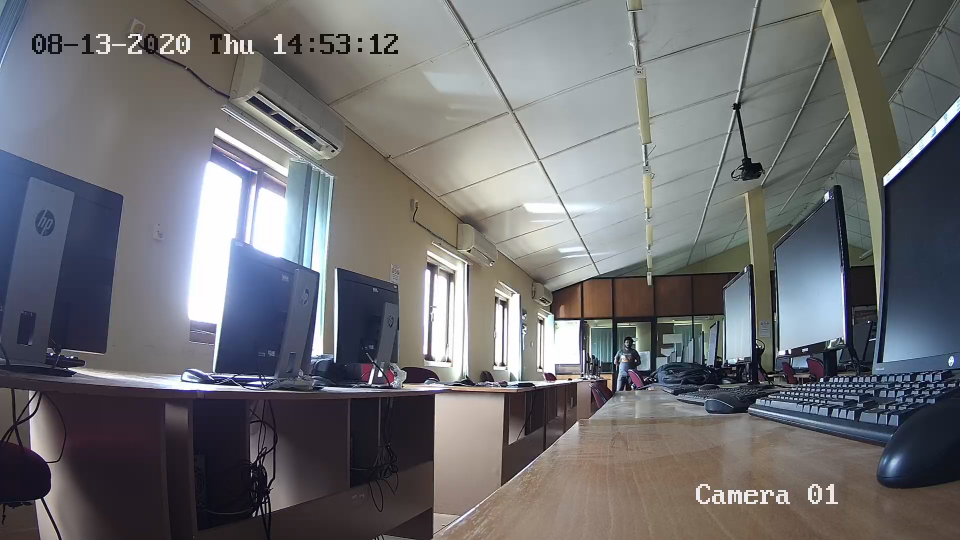
#> input picture frame 39 of FaceDetection_Haar/videos/Cam1.mp4, 1920 x 1080 px (shown at 1/2 size)
$ python bodytest.py
#> lines starting #> are read from the running program, lines starting #| are printed output that depends on the picture; after the words box and inside, x2 and y2 are one past the last pixel; in counts of white or black regions, pixels touching at a corner belong together
import numpy as np
import cv2
from matplotlib import pyplot as plt

#img = cv2.imread('C:/Users/Rahul/Desktop/photoshoot/IMG.jpg', cv2.IMREAD_COLOR)
cam = cv2.VideoCapture('videos/Cam1.mp4')
#cam = cv2.VideoCapture(0)
face_cascade = cv2.CascadeClassifier('haarcascade/haarcascade_frontalface_default.xml')
low_cascade = cv2.CascadeClassifier('haarcascade/haarcascade_lowerbody.xml')

while True:

    ret, img = cam.read()
#> img is the input picture: shape (1080, 1920, 3); mean B, G, R 113.3, 110.5, 110.4
    gray = cv2.cvtColor(img, cv2.COLOR_BGR2GRAY)
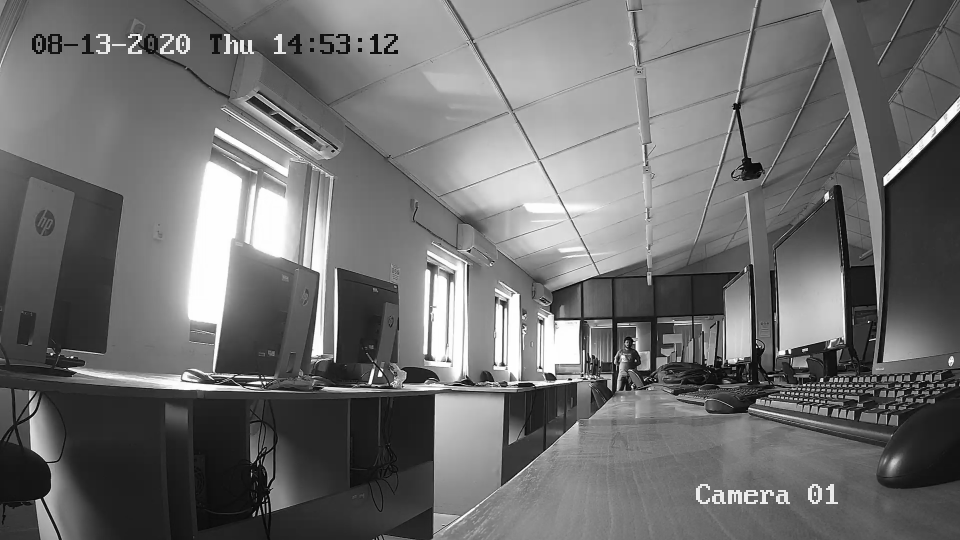
#> gray: shape (1080, 1920) (shown at 1/2 size); min 0, max 255, mean 110.7

    faces = face_cascade.detectMultiScale(gray, 1.1, 4)
#> faces = [[580, 562, 55, 55]]
    low = low_cascade.detectMultiScale(gray, 1.1, 3)
#> low = ()

    for (x, y, w, h) in faces:
        cv2.rectangle(img, (x, y), (x + w, y + h), (12, 150, 100), 2)
#> this loop made 1 pass
#> img: shape (1080, 1920, 3); 0.03% of pixels changed, all inside (x1, y1, x2, y2) = (579, 561, 637, 619)
    for (x, y, w, h) in low:
        cv2.rectangle(img, (x, y), (x + w, y + h), (12, 150, 100), 2)
#> this loop made 0 passes

    cv2.imshow('image', img)
    cv2.waitKey(1)  # If you don'tput this line,thenthe image windowis just a flash. If you put any number other than 0, the same happens.

cam.release()
cv2.destroyAllWindows()

$ run again, starting later in the video
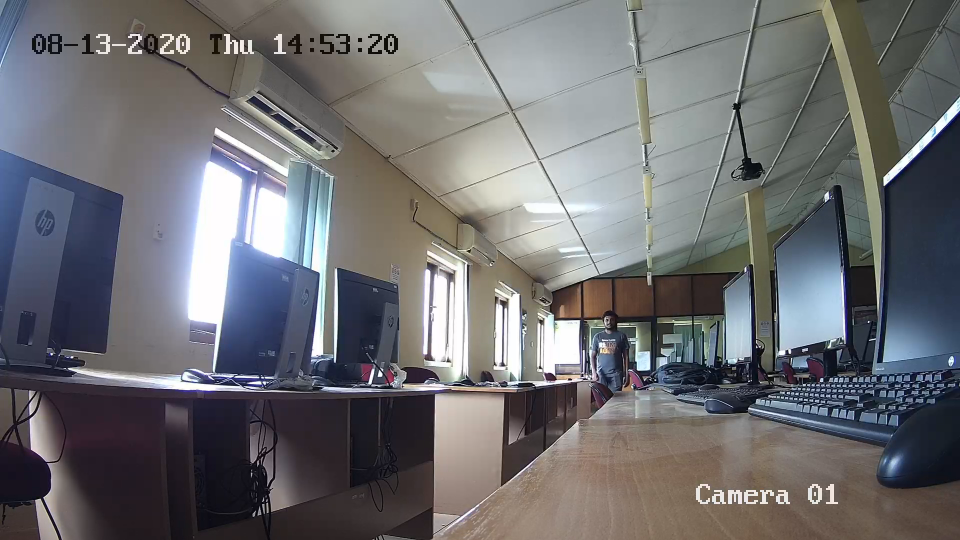
#> input picture frame 178 of FaceDetection_Haar/videos/Cam1.mp4, 1920 x 1080 px (shown at 1/2 size)
#> img is the input picture: shape (1080, 1920, 3); mean B, G, R 113.4, 110.5, 110.4
#> `gray = cv2.cvtColor(img, cv2.COLOR_BGR2GRAY)`:
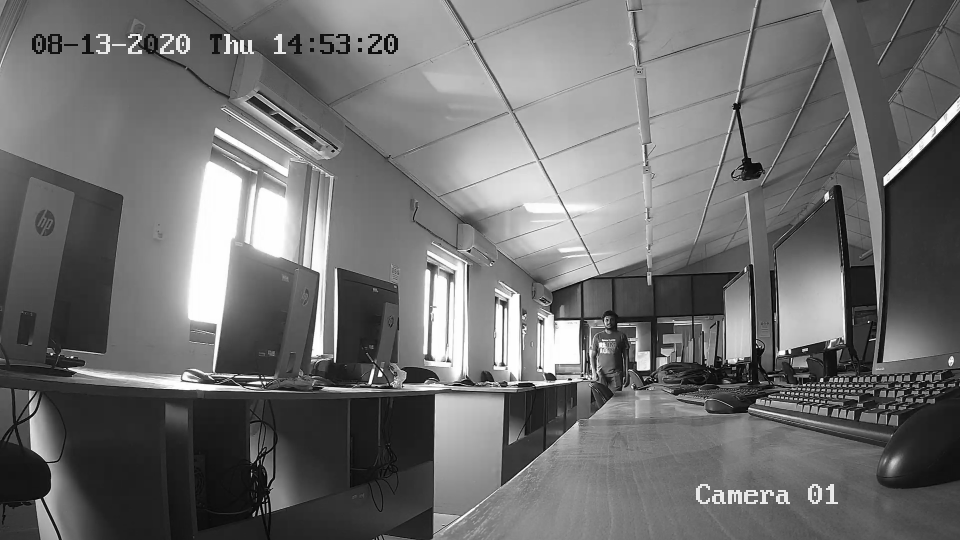
#> gray: shape (1080, 1920) (shown at 1/2 size); min 0, max 255, mean 110.7
#> faces = [[1205, 630, 27, 27]]
#> low = ()
#> the loop `for (x, y, w, h) in faces:` made 1 pass

$ run again, starting later in the video
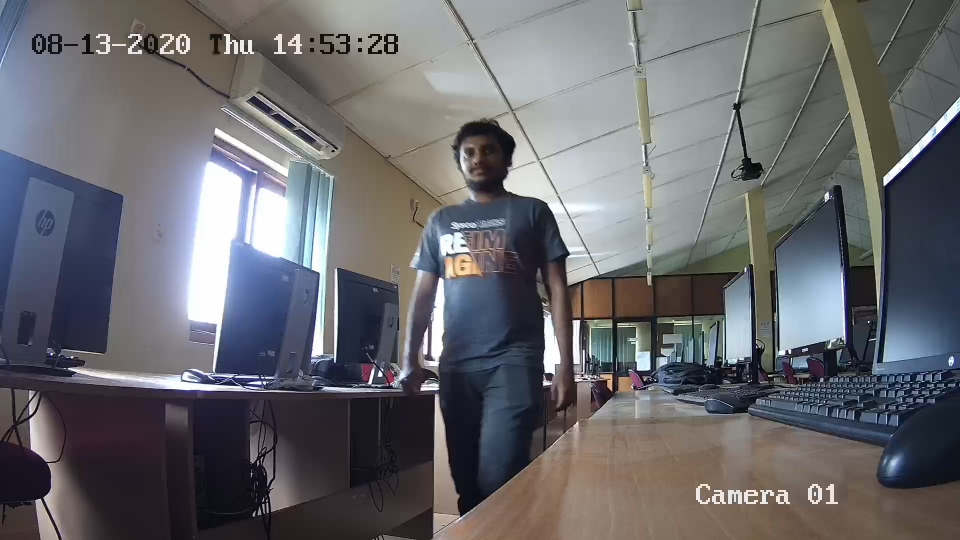
#> input picture frame 317 of FaceDetection_Haar/videos/Cam1.mp4, 1920 x 1080 px (shown at 1/2 size)
#> img is the input picture: shape (1080, 1920, 3); mean B, G, R 108.4, 104.6, 104.5
#> `gray = cv2.cvtColor(img, cv2.COLOR_BGR2GRAY)`:
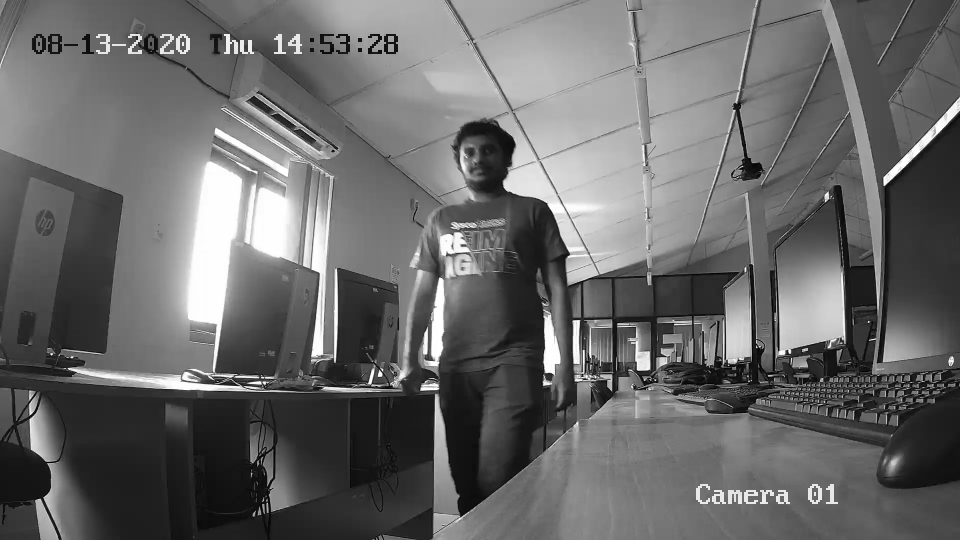
#> gray: shape (1080, 1920) (shown at 1/2 size); min 0, max 255, mean 104.9
#> faces = [[911, 269, 92, 92], [849, 409, 136, 136]]
#> low = [[413, 69, 38, 46]]
#> the loop `for (x, y, w, h) in faces:` made 2 passes
#> after the loop `for (x, y, w, h) in faces:`:
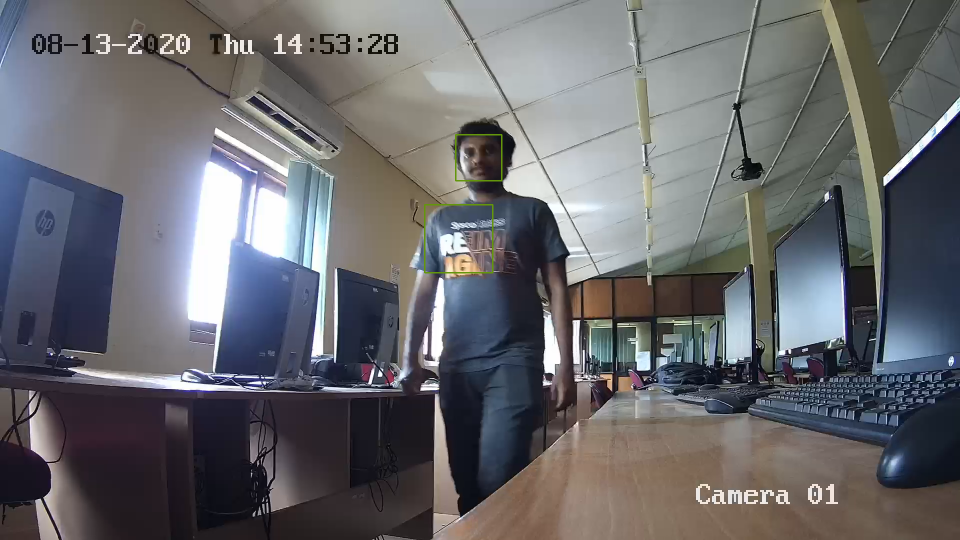
#> img: shape (1080, 1920, 3) (shown at 1/2 size); 0.13% of pixels changed, all inside (x1, y1, x2, y2) = (848, 268, 1005, 547)
#> the loop `for (x, y, w, h) in low:` made 1 pass
